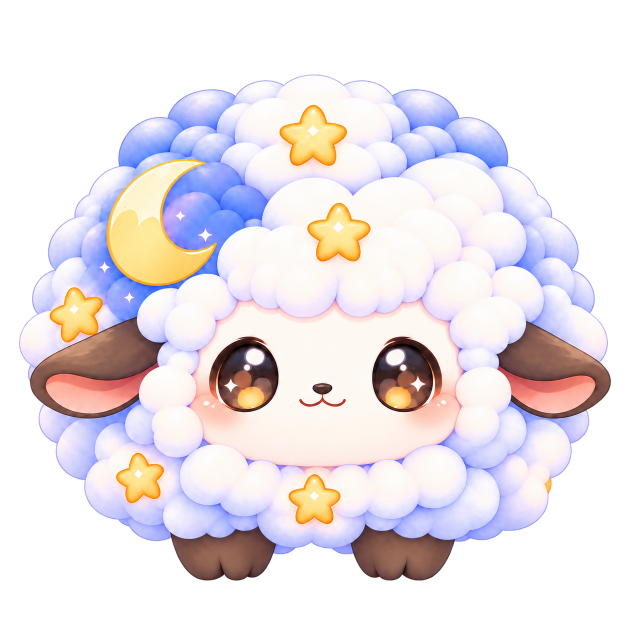
#> input picture assets/grimo/source/carol/approved-3d/carol_front.png, 1254 x 1254 px, given in place of source-body-front.png, which was not available (shown at 1/2 size)
$ python board-shushu-v006-rigprep.py
#> lines starting #> are read from the running program, lines starting #| are printed output that depends on the picture; pictures that were not available may be replaced by others from this repository, and a replacement may not be noted
"""Unretouched comparison boards and quantitative image differences."""
from pathlib import Path
import json
import numpy as np
from PIL import Image, ImageDraw
ROOT=Path(__file__).resolve().parents[2]
OUT=ROOT/'docs/production/shushu/evidence/tripo-rigprep-v006-lowpoly'
metrics={}
def board(filename,names,size):
#> called with filename = '01-body-five-view-comparison.png', size = 384
 canvas=Image.new('RGB',(size*3,(size+28)*len(names)),(245,245,245));d=ImageDraw.Draw(canvas)
#> after `canvas = Image.new('RGB', (size * 3, (size + 28) * len(names)), (245, `: canvas: PIL image 1152x2060 RGB; every value is 245
 for row,name in enumerate(names):
  a=Image.open(OUT/'renders'/f'source-{name}.png').convert('RGB');b=Image.open(OUT/'renders'/f'candidate-{name}.png').convert('RGB')
#> after `a = Image.open(OUT / 'renders' / f'source-{name}.png').convert('RGB')`:
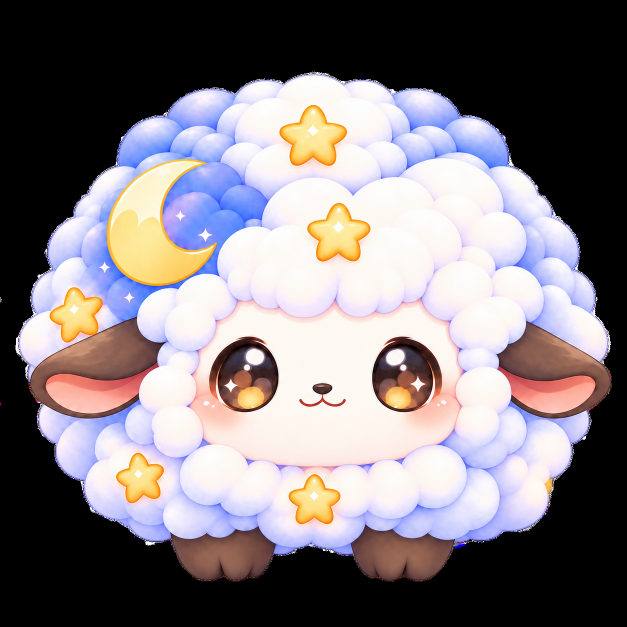
#> a: PIL image 1254x1254 RGB (shown at 1/2 size); mean R, G, B 127.3, 120.1, 125
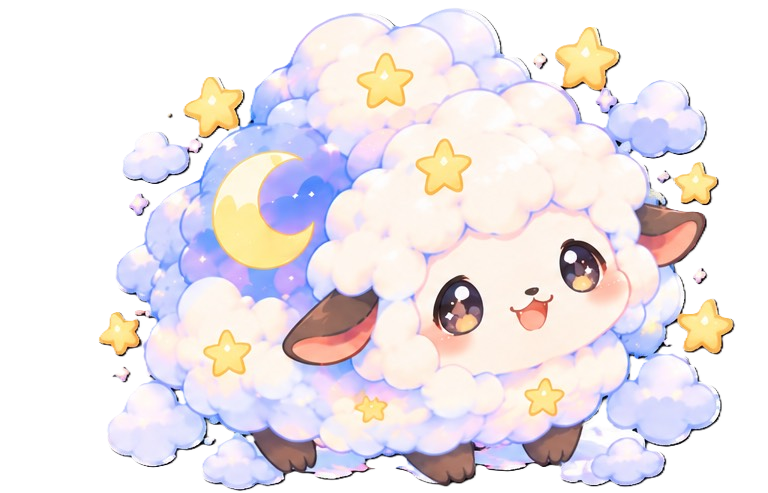
#> input picture assets/grimo/source/carol/canonical.png, 768 x 493 px, given in place of candidate-body-front.png, which was not available
#> after `b = Image.open(OUT / 'renders' / f'candidate-{name}.png').convert('RGB`:
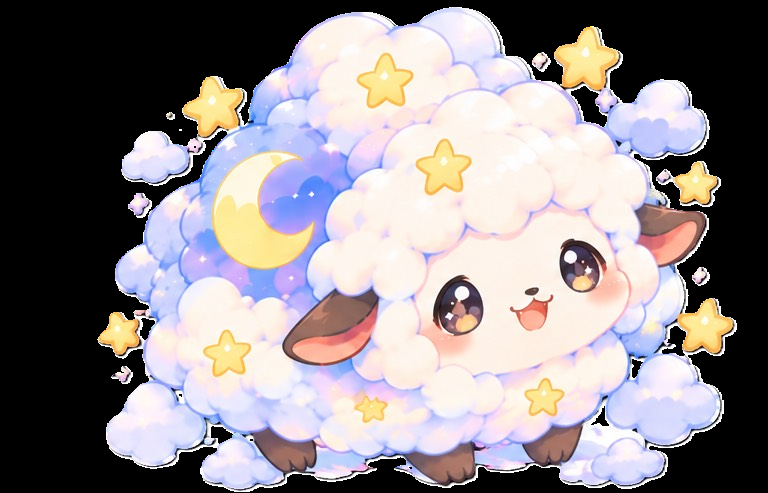
#> b: PIL image 768x493 RGB; mean R, G, B 141.2, 134.2, 137.2
  x=np.asarray(a).astype(float);y=np.asarray(b).astype(float);delta=abs(y-x)
  # Full frame metrics include background; foreground metrics exclude it.
  bg=x[0,0];mask=np.max(abs(x-bg),axis=2)>4
  ma=mask;mb=np.max(abs(y-bg),axis=2)>4
  metrics[name]={'resolution':list(a.size),'mean_absolute_rgb_255':float(delta.mean()),'foreground_mean_absolute_rgb_255':float(delta[mask].mean()),'rgb_rmse_255':float(np.sqrt(np.mean(delta**2))),'pixels_max_channel_gt3_percent':float(np.mean(delta.max(2)>3)*100),'silhouette_mask_xor_pixels':int(np.sum(ma!=mb)),'foreground_pixels':int(mask.sum())}
  if name=='face-front':
   for label,box in [('eye_right',(210,450,450,695)),('eye_left',(575,450,815,695)),('mouth',(410,630,615,845))]:
    l,t,r,bottom=box;v=delta[t:bottom,l:r];metrics[name][label]={'box':box,'mean_absolute_rgb_255':float(v.mean()),'max_rgb':float(v.max()),'changed_pixels':int(np.sum(v.max(2)>0))}
  diff=Image.fromarray(np.clip(delta*8,0,255).astype('uint8'))
  for col,(im,label) in enumerate([(a,'v006 Human PASS'),(b,'lowpoly v001'),(diff,'absolute difference x8')]):
   canvas.paste(im.resize((size,size)),(col*size,row*(size+28)+28));d.text((col*size+7,row*(size+28)+6),name+' / '+label,fill=(20,20,20))
 canvas.save(OUT/filename)
views=['front','left-three-quarter','right-three-quarter','left-side','right-side']
#> (the run stopped early here; a loop or call above may not have finished)
